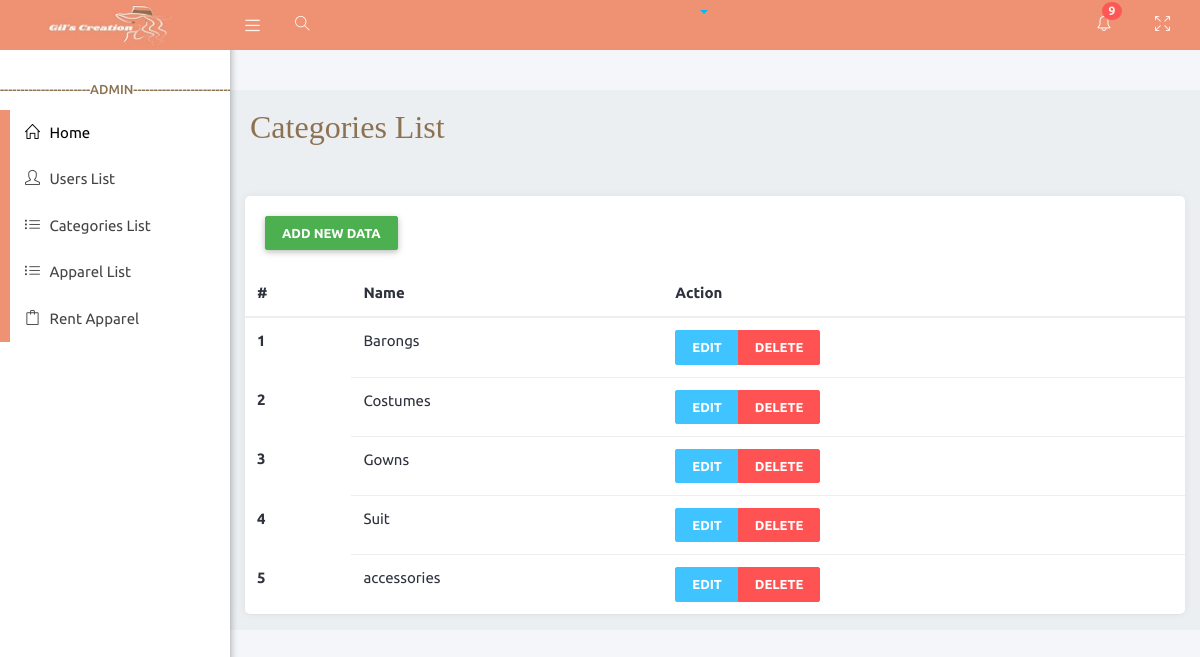
Screenshot of /adminViews/categorieslist.php with the database file from the repository.
### tables this page shows
CREATE TABLE `categories` (
  `category_id` int(11) NOT NULL,
  `cat_name` varchar(255) NOT NULL
);

### APIFUNCTION/DBCRUD.php (called while the page is built, shortened)
<?php
    class DBCRUD{
        private $servername='localhost';
        private $username='root';
        private $password='';
        private $dbname='brms';
        private $mysqli='';
        public function __construct(){
            $this->mysqli = new mysqli($this->servername,$this->username,$this->password,$this->dbname);
        }
        public function select($table,$rows="*",$where = null){
            if ($where != null) {
                $sql="SELECT $rows FROM $table WHERE $where";
            }else{
                $sql="SELECT $rows FROM $table";
            }
            $this->sql = $result = $this->mysqli->query($sql);
        }
    }
?>

### adminViews/categorieslist.php (the view, shortened to what this page needs)
<?php include('layouts/head.php'); ?>
   <div class="wrapper">
      <?php include('layouts/navbar.php'); ?>
      <?php include('layouts/sidebar.php'); ?>
      <div class="content-wrapper">
         <div class="container-fluid">
            <div class="row">
               <div class="main-header">
               <h2 style=" font-family:poppins; color:#8d7252;">Categories List</h2><br>
               </div>
            </div>
            <div class="card">
        <div class="card-header">
            <button type="button" class="btn btn-success" data-toggle="modal" data-target="#categoriesModal">
            Add New Data
            </button>
        </div>
        <div class="card-body">
        <table class="table">
                <thead class="thead-light">
                    <tr>
                    <th scope="col">#</th>
                    <th scope="col">Name</th>
                    <th scope="col">Action</th>
                    </tr>
                </thead>
                <tbody>
                <?php
                    include('../APIFUNCTION/DBCRUD.php');
                    $newDBCRUD = new DBCRUD();
                    $newDBCRUD->select("categories","*");
                    $categoriesLists = $newDBCRUD->sql;
                    $index = 1;
                    while ($data = mysqli_fetch_assoc($categoriesLists)){
                ?>
                    <tr>
                    <th scope="row"><?php echo $index; ?></th>
                    <td><?php echo $data["cat_name"]; ?></td>
                    <td>
                        <div class="btn-group" role="group" aria-label="Basic example">
                            <button type="button" class="btn btn-info" onclick="showform(<?php echo $data['category_id']; ?>);">Edit</button>
                            <button type="button" class="btn btn-danger" onclick="showformdelete(<?php echo $data['category_id']; ?>);">Delete</button>
                        </div>
                    </td>
                    </tr>
                    <?php $index++; }?>
                </tbody>
            </table>
        </div>
         </div>
      </div>
   </div>
<?php include('layouts/footer.php'); ?>

### adminViews/assets/css/profile.css (style rules this page uses)
body { margin: 0; padding-top: 40px; color: #2e323c; background: #f5f6fa; position: relative; height: 100%; }
.card { background: #ffffff; -webkit-border-radius: 5px; -moz-border-radius: 5px; border-radius: 5px; border: 0; margin-bottom: 1rem; }

### adminViews/assets/css/menu.css (style rules this page uses)
.fixed .content-wrapper { margin-top: 50px; }
.wrapper:before { content: " "; display: table; }
.wrapper:after { content: " "; clear: both; }
.content-wrapper { height: 100%; background-color: #ebeff2; margin-left: 230px; z-index: 820; -webkit-transition: all 0.3s ease-in-out; -moz-transition: all 0.3s ease-in-out; -ms-transition: all 0.3s ease-in-out; transition: all 0.3s ease-in-out; }

### rows the page displays
categories: cat_name "Barongs"
categories: cat_name "Costumes"
categories: cat_name "Gowns"
categories: cat_name "Suit"
categories: cat_name "accessories"
